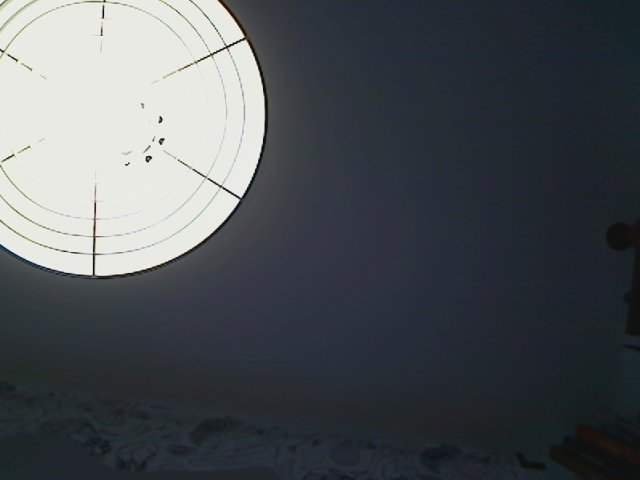
#> input picture python/image.jpg, 640 x 480 px
$ python Image_test.py
#> lines starting #> are read from the running program, lines starting #| are printed output that depends on the picture
### python/thresh_image.py
from PIL import Image
import math

class ThreshImage:
	def __init__(self, im_string, w=-1, h=-1):
#> called with im_string = 'image.jpg', w = -1, h = -1
		if(w==-1 or h==-1):
			self.image = Image.open(im_string).convert('LA')
		else:
			self.image = Image.fromstring("RGBA",(w,h),im_string).convert('LA')
		self.isThreshed = 0

	#Threshold the image
	def thresh(self,level):
#> called with level = 230
		self.image = self.image.point(lambda i: i > level and 255)
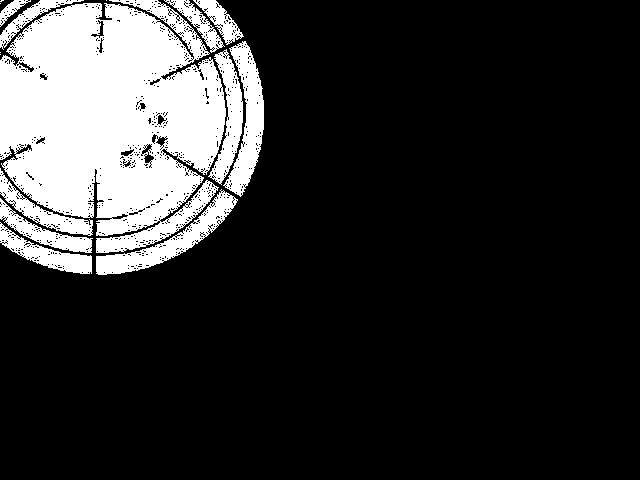
#> self.image: PIL image 640x480 LA; mean R, G, B, A 46.6, 46.6, 46.6, 255
		self.isThreshed = 1

	def resize(self, w, h):
		self.image = self.image.resize((w, h))

	#Get region of interest, returns array with pixel indices
	def getROI(self):
		h = self.image.size[1]
		w = self.image.size[0]
		if not self.isThreshed:
			print("Threshold image first by image.thresh(level)")
			return []
		#Get pixels in vector form
		pixels = list(self.image.getdata(0))

		#array for storing region id's, each connected region has a unique id
		regionIds = []
		for i in range(0,len(pixels)):
			regionIds.append(-1)

		#counters
		prevc = 0
		c = 0

		#Generate region ids
		for i in range(0,h):
			for j in range(0, w):
				index = j+i*w
				if pixels[index]==255:
					if c == 0:
						regionIds[index]=c
						c+=1
					elif (i>0 and pixels[index-w]==255):
							regionIds[index] = regionIds[index-w]
							if prevc > 0:
								for k in range(0,prevc):
									regionIds[index-k-1] = regionIds[index]
					elif (prevc > 0):
							regionIds[index]=regionIds[index-1]
					else:
						c += 1
						regionIds[index] = c

					prevc +=1
				else:
					prevc = 0
			prevc=0

		#Get regions
		regions = []
		for i in range(0, c+1):
			regions.append([])

		maxLen = 0
		idx = 0
		for i in range(0, len(regionIds)):
			if (regionIds[i] != -1):
				regions[regionIds[i]].append(i)
				l = len(regions[regionIds[i]])
				if ( l > maxLen):
					maxLen = l
					idx = regionIds[i]

		#Region of interest(ROI) - biggest region
		if (len(regions)!=0):
			maxRegion = regions[idx]
		return maxRegion

	#Get center of mass of region of interest, returns x,y and corresponding 1D vector index
	def getCenterOfMass(self):
		h = self.image.size[1]
#> h = 480
		w = self.image.size[0]
#> w = 640
		maxRegion = self.getROI()
#> in getROI, `pixels = list(self.image.getdata(0))`: pixels = 307200 items
#> after the loop in getROI, `for i in range(0,h):`: c = 892
#> the loop in getROI, `for i in range(0, len(regionIds)):` made 307200 passes
#> (l, idx) on passes 2, 3, 4, 18, 19, 20, 21, 22, 23, 24, 51, 52: (1, 0), (2, 0), (3, 0), (4, 2), (5, 2), (6, 2), (7, 2), (8, 2), (9, 2), (10, 2), (11, 5), (12, 5)
#> l on passes 15, 16, 17, 26, 27, 28: 1, 2, 3, 1, 2, 3
#> after the loop in getROI, `for i in range(0, len(regionIds)):`: idx = 386; maxLen = 12745
#> in getROI, `maxRegion = regions[idx]`: maxRegion = 12745 values from 55902 to 109644
#> maxRegion = 12745 values from 55902 to 109644
		if (len(maxRegion) == 0):
			return []
		x = 0
		y = 0

		# Calculate center of mass
		for i in range(0, len(maxRegion)):
			index = maxRegion[i]
			x += index%w
			y += math.floor(index/w)
#> this loop made 12745 passes
#> (index, x, y) on passes 1 to 3: (55902, 222, 87), (56541, 443, 175), (56542, 665, 263)
#> after the loop, x = 1432615; y = 1623165

		center_x = int(x/len(maxRegion))
#> center_x = 112
		center_y = int(y/len(maxRegion))
#> center_y = 127
		pixel_idx = center_y*w + center_x
#> pixel_idx = 81392

		return [center_x, center_y, pixel_idx]

	def show(self):
		self.image.show()

### python/Image_test.py
from thresh_image import ThreshImage

im = ThreshImage("image.jpg")
im.show()
im.thresh(230)
center = im.getCenterOfMass()
#> center = [112, 127, 81392]

im.image.putpixel((center[0],center[1]),150)
im.image.putpixel((center[0]+1,center[1]+1),150)
im.image.putpixel((center[0]-1,center[1]+1),150)
im.image.putpixel((center[0]+1,center[1]-1),150)
im.image.putpixel((center[0]-1,center[1]-1),150)
im.show()
